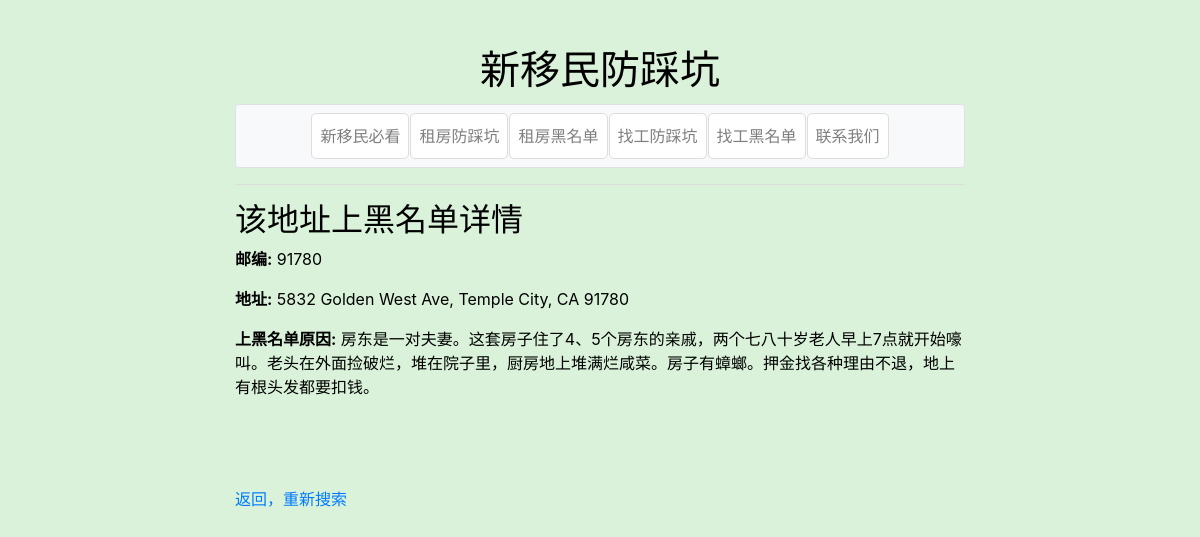
Page /rentDetail/5832 Golden West Ave, Temple City, CA 91780 on the committed database.
### tables this page shows
CREATE TABLE "rent_info" (
	"id"	INTEGER,
	"zipcode"	TEXT NOT NULL CHECK(length("zipcode") = 5 AND "zipcode" GLOB '[0-9][0-9][0-9][0-9][0-9]'),
	"address"	TEXT NOT NULL,
	"content"	TEXT,
	PRIMARY KEY("id" AUTOINCREMENT)
);

### app/routes.py (the view)
@bp.route('/rentDetail/<address>')
def rentDetail(address):
    info = utils.get_info_rent(address)
    if info:
        return render_template('rentDetail.html', info=info)
    else:
        abort(404)

### app/utils.py (called while the page is built)
def get_db_connection():
    conn = sqlite3.connect('blacklist.db')
    conn.row_factory = sqlite3.Row
    return conn

def get_info_rent(address):
    conn = get_db_connection()
    cursor = conn.cursor()
    cursor.execute("SELECT zipcode, address, content FROM rent_info WHERE address = ?", (address,))
    info = cursor.fetchone()
    conn.close()
    return dict(info) if info else None

### app/templates/rentDetail.html (shortened to what this page needs)
{% extends "base.html" %}
{% block content %}
    <h2>该地址上黑名单详情</h2>
    <p><strong>邮编:</strong> {{ info.zipcode }}</p>
    <p><strong>地址:</strong> {{ info.address }}</p>
    <p><strong>上黑名单原因:</strong> {{ info.content }}</p>
    <br>
    <br>
    <br>
    <p><a href="{{ url_for('main.rentBlack') }}">返回，重新搜索</a></p>
{% endblock %}

### app/static/style.css (style rules this page uses)
body { background-color: #d9f2d9; margin: 0; padding-top: 20px; color: black; }

### rows in the picture
rent_info: zipcode "91780", address "5832 Golden West Ave, Temple City, CA 91780", content "房东是一对夫妻。这套房子住了4、5个房东的亲戚，两个七八十岁老人早上7点就开始嚎叫。老头在外面捡破烂，堆在院子里，厨房地上堆满烂咸菜。房子有蟑螂。押金找各种理由不退，地上有根头发都要扣钱。"
